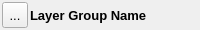
<?xml version="1.0" encoding="UTF-8"?>
<ui version="4.0">
 <class>LayerGroupEntry</class>
 <widget class="QWidget" name="LayerGroupEntry">
  <property name="geometry">
   <rect>
    <x>0</x>
    <y>0</y>
    <width>200</width>
    <height>30</height>
   </rect>
  </property>
  <property name="sizePolicy">
   <sizepolicy hsizetype="Expanding" vsizetype="Fixed">
    <horstretch>0</horstretch>
    <verstretch>0</verstretch>
   </sizepolicy>
  </property>
  <property name="minimumSize">
   <size>
    <width>200</width>
    <height>30</height>
   </size>
  </property>
  <property name="maximumSize">
   <size>
    <width>350</width>
    <height>30</height>
   </size>
  </property>
  <property name="font">
   <font>
    <pointsize>10</pointsize>
   </font>
  </property>
  <property name="contextMenuPolicy">
   <enum>Qt::PreventContextMenu</enum>
  </property>
  <property name="windowTitle">
   <string>Form</string>
  </property>
  <property name="autoFillBackground">
   <bool>true</bool>
  </property>
  <layout class="QHBoxLayout" name="horizontalLayout_2">
   <property name="spacing">
    <number>2</number>
   </property>
   <property name="leftMargin">
    <number>2</number>
   </property>
   <property name="topMargin">
    <number>2</number>
   </property>
   <property name="rightMargin">
    <number>2</number>
   </property>
   <property name="bottomMargin">
    <number>2</number>
   </property>
   <item>
    <widget class="QToolButton" name="hideButton">
     <property name="sizePolicy">
      <sizepolicy hsizetype="Fixed" vsizetype="Fixed">
       <horstretch>0</horstretch>
       <verstretch>0</verstretch>
      </sizepolicy>
     </property>
     <property name="minimumSize">
      <size>
       <width>26</width>
       <height>26</height>
      </size>
     </property>
     <property name="maximumSize">
      <size>
       <width>26</width>
       <height>26</height>
      </size>
     </property>
     <property name="contextMenuPolicy">
      <enum>Qt::NoContextMenu</enum>
     </property>
     <property name="autoFillBackground">
      <bool>false</bool>
     </property>
     <property name="text">
      <string>...</string>
     </property>
     <property name="icon">
      <iconset resource="resources.qrc">
       <normaloff>:/icons/icons/baseline-visibility-24px.svg</normaloff>:/icons/icons/baseline-visibility-24px.svg</iconset>
     </property>
     <property name="iconSize">
      <size>
       <width>24</width>
       <height>24</height>
      </size>
     </property>
    </widget>
   </item>
   <item>
    <widget class="QLabel" name="label">
     <property name="minimumSize">
      <size>
       <width>0</width>
       <height>26</height>
      </size>
     </property>
     <property name="maximumSize">
      <size>
       <width>180</width>
       <height>26</height>
      </size>
     </property>
     <property name="font">
      <font>
       <pointsize>10</pointsize>
       <weight>75</weight>
       <bold>true</bold>
      </font>
     </property>
     <property name="contextMenuPolicy">
      <enum>Qt::NoContextMenu</enum>
     </property>
     <property name="text">
      <string>Layer Group Name</string>
     </property>
    </widget>
   </item>
  </layout>
 </widget>
 <resources>
  <include location="resources.qrc"/>
 </resources>
 <connections/>
</ui>
